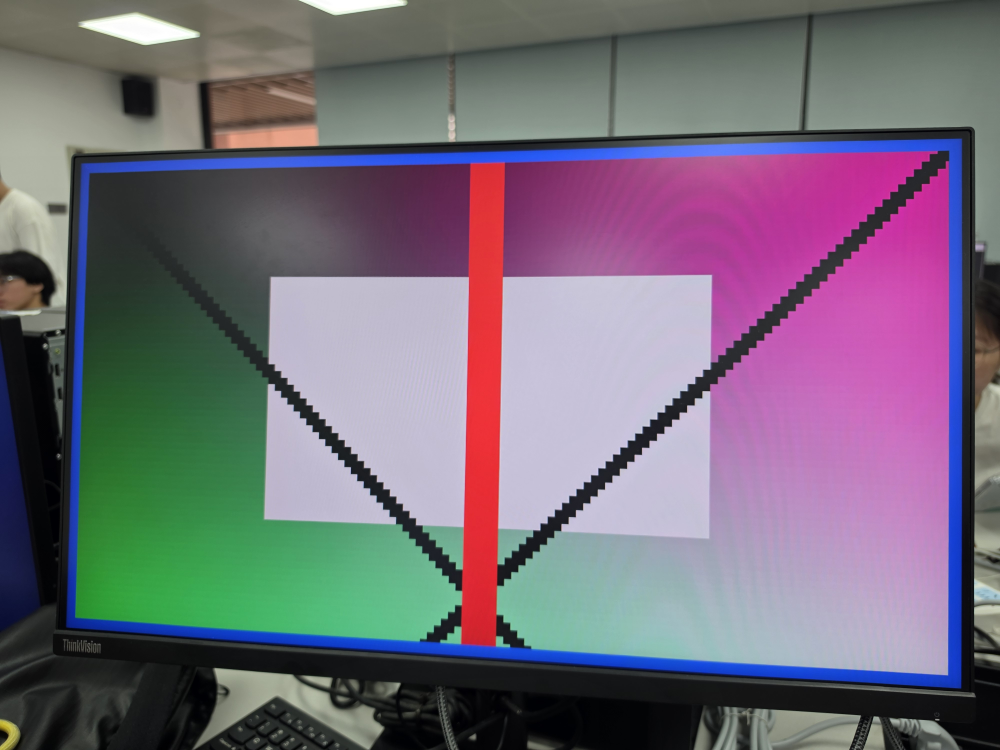
#> input picture zynq7020-image-processing/coursework/evidence/02_hdmi_pattern/exp01_hdmi_field_20260618.jpg, 4000 x 3000 px (shown at 1/4 size)
$ python -i camera_uart_sender.py   (imports and definitions only)
#> lines starting #> are read from the running program, lines starting #| are printed output that depends on the picture
#> further down, picture is the input picture: shape (3000, 4000, 3); mean B, G, R 120.6, 107.3, 115.2
#!/usr/bin/env python3
import argparse
import sys
import time
from pathlib import Path

import cv2
import numpy as np
import serial


FRAME_SYNC = bytes((0x55, 0xAA))
LINE_SYNC = bytes((0x33, 0xCC))
CONTROL_SYNC = bytes((0xA5, 0x5A))
RGB888_FORMAT = 0x18
CONTROL_MODE = 0x01
CONTROL_THRESHOLD = 0x02
CONTROL_OVERLAY = 0x03

IMAGE_EXTENSIONS = {".png", ".jpg", ".jpeg", ".bmp"}
VIDEO_EXTENSIONS = {".mp4", ".avi", ".mov", ".mkv", ".wmv"}

FIT_MODES = ("stretch", "letterbox", "center-crop")
PROC_SIZES = ("128x72", "64x36")


class FrameSource:
    # [188 lines left out: functions __init__, open, read, close, describe, collect_image_paths and 2 more, not called in this run]


def _interpolation(dst_w: int, dst_h: int, src_w: int, src_h: int) -> int:
    # Shrinking favours INTER_AREA, enlarging favours INTER_LINEAR.
    if dst_w * dst_h <= src_w * src_h:
        return cv2.INTER_AREA
    return cv2.INTER_LINEAR


def _fit_bgr(
    frame_bgr: np.ndarray,
    width: int,
    height: int,
    fit_mode: str,
    fill: tuple[int, int, int],
) -> np.ndarray:
#> called with width = 128, height = 72, fit_mode = 'stretch', fill = (0, 0, 0)
    src_h, src_w = frame_bgr.shape[:2]
#> src_h = 3000; src_w = 4000

    if fit_mode == "stretch":
        interp = _interpolation(width, height, src_w, src_h)
#> interp = 3
        return cv2.resize(frame_bgr, (width, height), interpolation=interp)
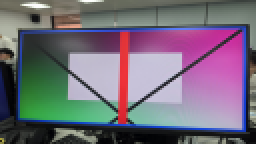
#> returned value: shape (72, 128, 3) (shown 2 times larger); mean of channels 0, 1, 2 120.6, 107.3, 115.2; drawn as B, G, R

    if fit_mode == "letterbox":
        scale = min(width / src_w, height / src_h)
        new_w = max(1, min(width, round(src_w * scale)))
        new_h = max(1, min(height, round(src_h * scale)))
        resized = cv2.resize(
            frame_bgr, (new_w, new_h), interpolation=_interpolation(new_w, new_h, src_w, src_h)
        )
        canvas = np.empty((height, width, 3), dtype=np.uint8)
        canvas[:, :] = fill
        x0 = (width - new_w) // 2
        y0 = (height - new_h) // 2
        canvas[y0:y0 + new_h, x0:x0 + new_w] = resized
        return canvas

    if fit_mode == "center-crop":
        scale = max(width / src_w, height / src_h)
        new_w = max(width, round(src_w * scale))
        new_h = max(height, round(src_h * scale))
        resized = cv2.resize(
            frame_bgr, (new_w, new_h), interpolation=_interpolation(new_w, new_h, src_w, src_h)
        )
        x0 = (new_w - width) // 2
        y0 = (new_h - height) // 2
        return resized[y0:y0 + height, x0:x0 + width]

    raise ValueError(f"unsupported fit_mode: {fit_mode!r}")


def prepare_frame(
    frame_bgr: np.ndarray,
    width: int = 128,
    height: int = 72,
    fit_mode: str = "stretch",
    content_size: tuple[int, int] | None = None,
    fill: tuple[int, int, int] = (0, 0, 0),
) -> np.ndarray:
    """Map a BGR frame of any size onto a fixed width x height RGB888 array.

    fit_mode controls how the source aspect ratio is reconciled with the fixed
    output frame (Plan A: all scaling happens on the host, the FPGA always
    receives width x height):

        stretch     resize straight to width x height; aspect may change
                    (default; byte-for-byte identical to the previous tool when
                    downscaling, which is the normal 128x72 case)
        letterbox   uniform scale by min(W/w, H/h), centre, pad the margin with
                    fill; the subject keeps its aspect ratio
        center-crop uniform scale by max(W/w, H/h), centre-crop to width x height;
                    fills the frame with no padding bars

    Downscaling uses INTER_AREA, upscaling uses INTER_LINEAR.

    content_size optionally renders the picture at a coarser processing size
    (e.g. (64, 36)) first and then nearest-neighbour upsamples it back into the
    fixed width x height transmit frame. The HDMI image then looks coarser while
    the wire format stays width x height. None keeps the full output resolution.

    fill is a BGR triple (matching the BGR input convention) used for letterbox
    padding; after BGR->RGB the padded margin reads back as fill reversed.

    Returns an (height, width, 3) uint8 RGB array ready for build_frame_packet
    and send_frame_by_line.
    """
    if content_size is not None and tuple(content_size) != (width, height):
        proc_w, proc_h = content_size
        if proc_w <= 0 or proc_h <= 0:
            raise ValueError("content_size dimensions must be positive")
        content_bgr = _fit_bgr(frame_bgr, proc_w, proc_h, fit_mode, fill)
        # Upsample the coarse content back to the fixed transmit frame; nearest
        # neighbour keeps the enlarged pixels crisp so the lower processing
        # resolution stays visible on HDMI.
        fitted_bgr = cv2.resize(content_bgr, (width, height), interpolation=cv2.INTER_NEAREST)
    else:
        fitted_bgr = _fit_bgr(frame_bgr, width, height, fit_mode, fill)

    return cv2.cvtColor(fitted_bgr, cv2.COLOR_BGR2RGB)


# [198 lines left out: functions parse_proc_size, parse_fill_color, build_frame_packet, send_frame_by_line, send_control_command, send_requested_controls and 1 more, not called in this run]


# [2 lines not run here, left out]

>>> import cv2
>>> picture = cv2.imread('../coursework/evidence/02_hdmi_pattern/exp01_hdmi_field_20260618.jpg')
>>> result = prepare_frame(picture)

$ run again, on zynq7020-image-processing/coursework/evidence/02_hdmi_pattern/exp01_hdmi_gradient_color_bars_field_20260618.jpg
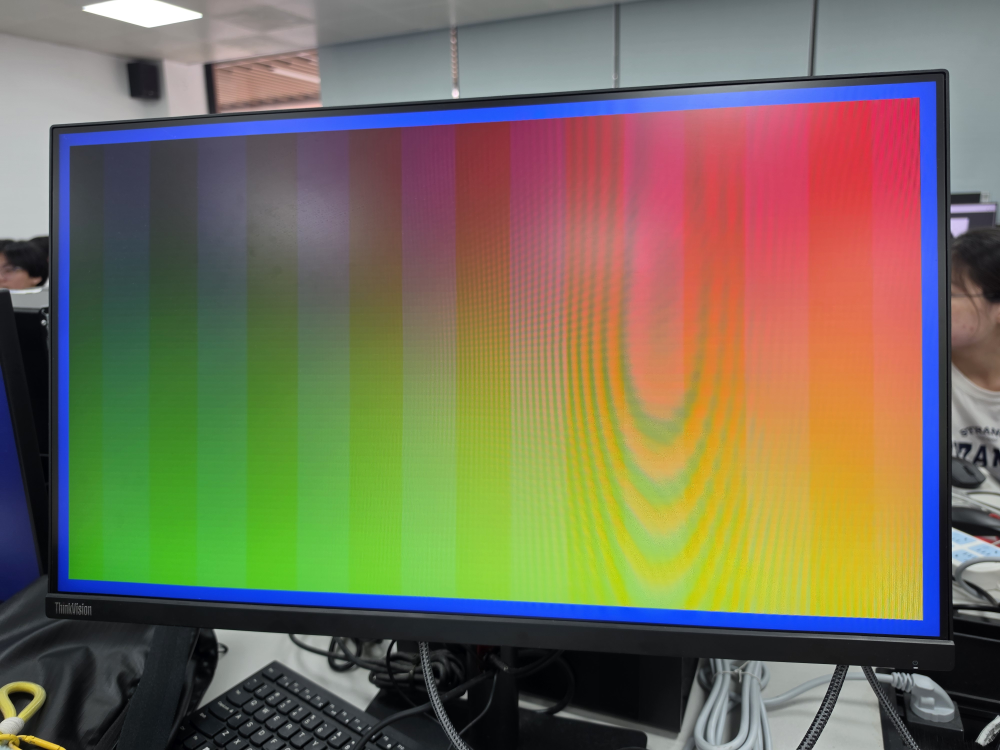
#> input picture zynq7020-image-processing/coursework/evidence/02_hdmi_pattern/exp01_hdmi_gradient_color_bars_field_20260618.jpg, 4000 x 3000 px (shown at 1/4 size)
#> picture is the input picture: shape (3000, 4000, 3); mean B, G, R 89.5, 111.8, 118.2
#> in _fit_bgr, `return cv2.resize(frame_bgr, (width, height), interpolation=interp)`:
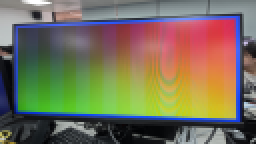
#> returned value: shape (72, 128, 3) (shown 2 times larger); mean of channels 0, 1, 2 89.5, 111.8, 118.2; drawn as B, G, R

$ run again, on zynq7020-image-processing/coursework/evidence/02_hdmi_pattern/exp01_expected_pattern.png
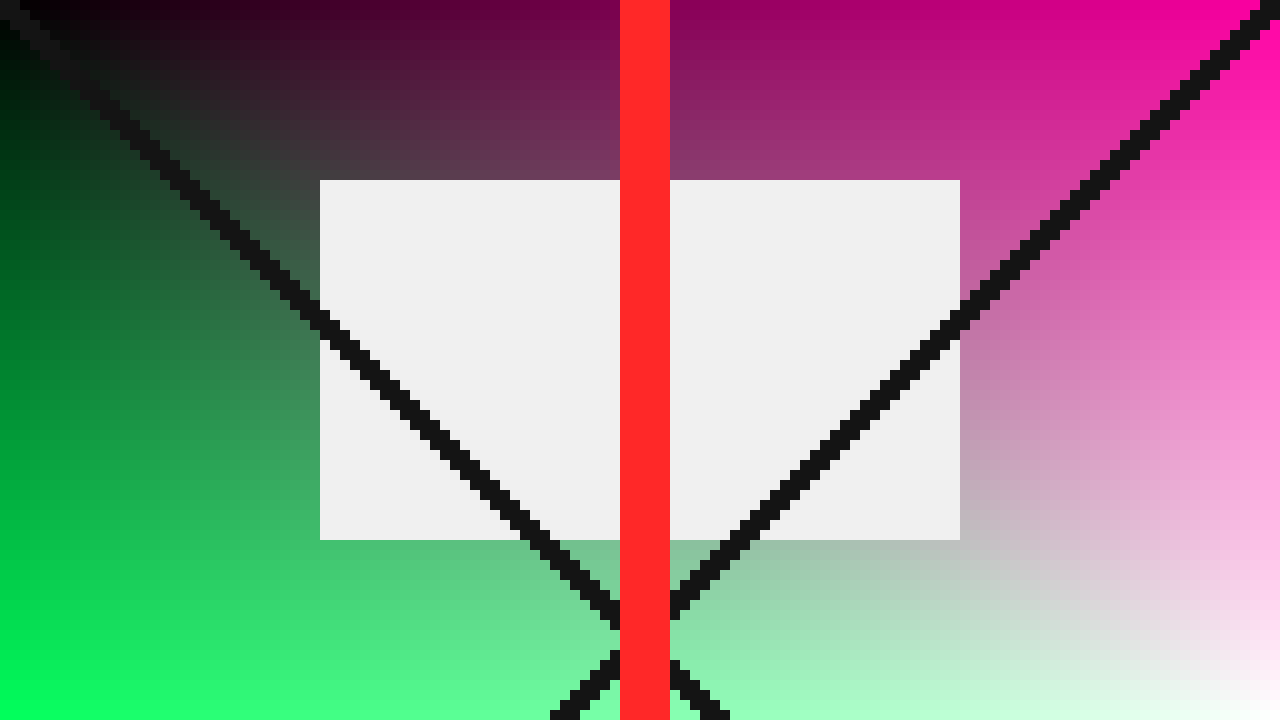
#> input picture zynq7020-image-processing/coursework/evidence/02_hdmi_pattern/exp01_expected_pattern.png, 1280 x 720 px
#> picture is the input picture: shape (720, 1280, 3); mean B, G, R 143.6, 144.1, 151.8
#> in _fit_bgr, `return cv2.resize(frame_bgr, (width, height), interpolation=interp)`:
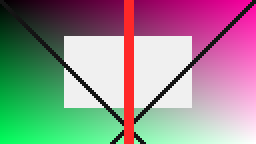
#> returned value: shape (72, 128, 3) (shown 2 times larger); mean of channels 0, 1, 2 143.6, 144.1, 151.8; drawn as B, G, R
